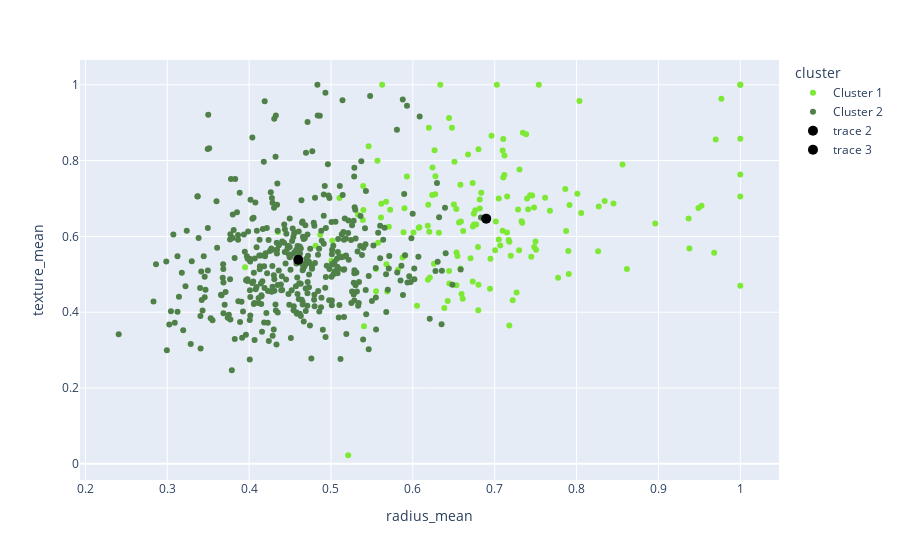

Notebook code for this chart:
### Code cell
# legend_names={
#     "Cluster 1":"red",
#     "Cluster 2": "yellow"
# }
print(legend_names)
fig = px.scatter(df3, x="radius_mean", y="texture_mean", color='cluster', 
                 color_discrete_map=legend_names)
for centroid in centroids:
    trace = go.Scatter(x=[centroid[0]], y=[centroid[1]], mode='markers', marker=dict(color='black', size=10))
    fig.add_trace(trace)
fig.show()

### Figure 1 — Plotly figure (JSON) as saved in the notebook; plotly's stock layout.template omitted (floating-point values rounded to 4 significant figures; data arrays with more than 128 entries replaced by an {"elided": "..."} marker saying what was removed)
{"data": [{"hovertemplate": "cluster=Cluster 1<br>radius_mean=%{x}<br>texture_mean=%{y}<extra></extra>", "legendgroup": "Cluster 1", "marker": {"color": "#7ee935", "symbol": "circle"}, "mode": "markers", "name": "Cluster 1", "orientation": "v", "showlegend": true, "type": "scatter", "x": {"elided": "158 float values"}, "xaxis": "x", "y": {"elided": "158 float values"}, "yaxis": "y"}, {"hovertemplate": "cluster=Cluster 2<br>radius_mean=%{x}<br>texture_mean=%{y}<extra></extra>", "legendgroup": "Cluster 2", "marker": {"color": "#4f8048", "symbol": "circle"}, "mode": "markers", "name": "Cluster 2", "orientation": "v", "showlegend": true, "type": "scatter", "x": {"elided": "411 float values"}, "xaxis": "x", "y": {"elided": "411 float values"}, "yaxis": "y"}, {"marker": {"color": "black", "size": 10}, "mode": "markers", "type": "scatter", "x": [0.6896], "y": [0.6468]}, {"marker": {"color": "black", "size": 10}, "mode": "markers", "type": "scatter", "x": [0.46], "y": [0.5383]}], "layout": {"legend": {"title": {"text": "cluster"}, "tracegroupgap": 0}, "margin": {"t": 60}, "xaxis": {"anchor": "y", "domain": [0, 1], "title": {"text": "radius_mean"}}, "yaxis": {"anchor": "x", "domain": [0, 1], "title": {"text": "texture_mean"}}}}
